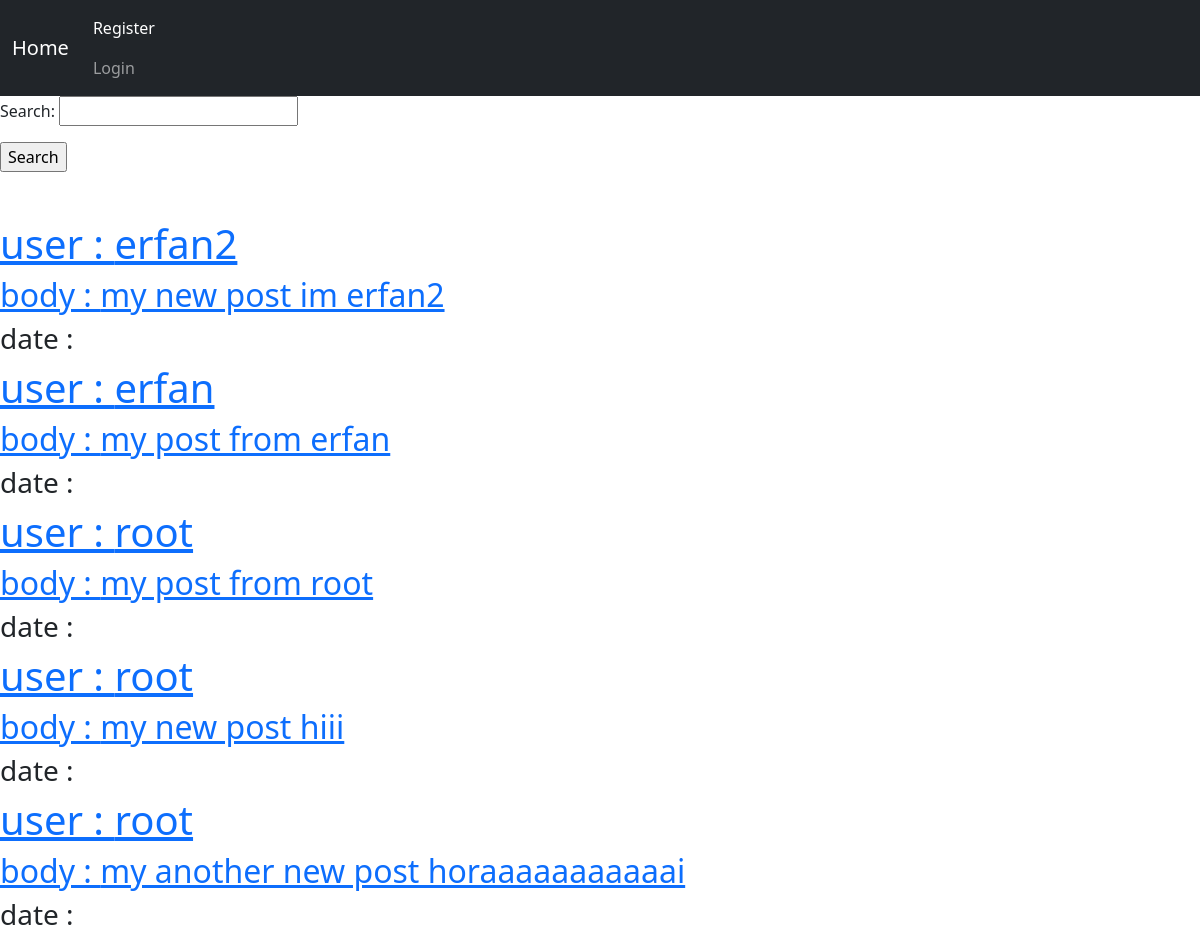
The page / on the database its author committed.
### post/models.py (models this page shows, shortened)
class Post(models.Model):
    user = models.ForeignKey(User , on_delete=models.CASCADE , related_name='posts') # user.posts
    body = models.TextField()
    slug = models.SlugField()
    created = models.DateTimeField(auto_now_add=True)
    updated = models.DateTimeField(auto_now=True)
    class Meta:
        ordering = ('created',)

### home/views.py (the view)
# urls.py: path('' , views.HomeView.as_view() , name='home')
class HomeView(View):
    template_name = 'home/home.html'
    form_class = PostSearchForm
    def get(self , request):
        posts = Post.objects.all()
        if request.GET.get('search') :
            posts = Post.objects.filter(body__contains=request.GET['search'])
        return render(request , self.template_name , {'posts':posts , 'form':self.form_class})

### home/templates/home/home.html (shortened to what this page needs)
{% extends 'base.html' %}
{% block body %}
    <form action="" method="get">
        {{ form.as_p }}
        <input type="submit" value="Search">
    </form><br/><br/>
    {% for post in posts %}
        <a href="{% url 'account:user_profile' post.user.id %}"><h1> user : {{ post.user }} </h1></a>
        <a href="{% url 'post:post_detail' post.id post.slug %}"><h2> body : {{ post.body }} </h2> </a>
        <h3> date : {{ post.created_date | truncatewords:8 }} </h3>
    {% endfor %}
{% endblock body %}

### rows shown on the page
Post: user "erfan2", body "my new post im erfan2"
Post: user "erfan", body "my post from erfan"
Post: user "root", body "my post from root"
Post: user "root", body "my new post hiii"
Post: user "root", body "my another new post horaaaaaaaaaaai"
